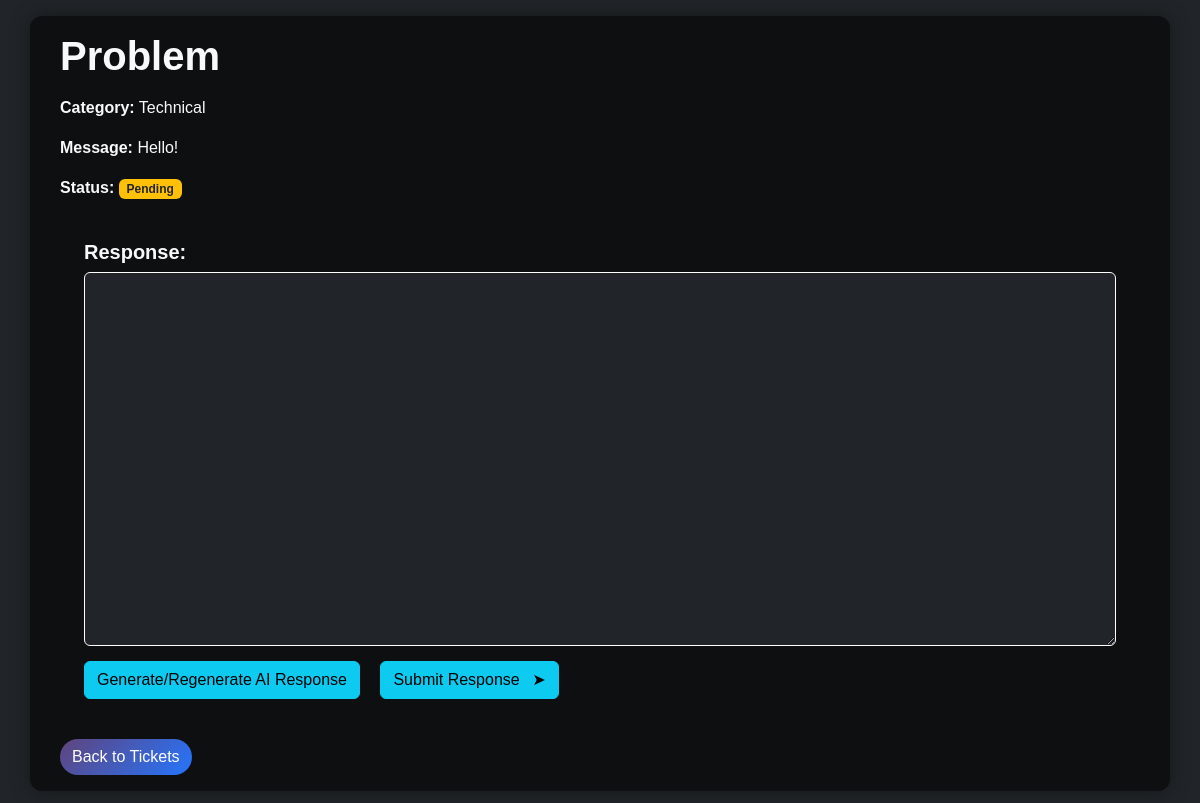
Screenshot of /tickets/tickets/detail/3/ (signed in) with the database file from the repository.
### tickets/models.py (models this page shows, shortened)
class Ticket(models.Model):
    CATEGORY_CHOICES = [
        ('Billing', 'Billing'),
        ('Technical', 'Technical'),
        ('General', 'General'),
    ]
    STATUS_CHOICES = [
        ('Pending', 'Pending'),
        ('Replied', 'Replied'),
    ]
    customer = models.ForeignKey(User, on_delete=models.CASCADE)
    subject = models.CharField(max_length=255)
    message = models.TextField()
    category = models.CharField(max_length=50, choices=CATEGORY_CHOICES, blank=True, null=True)
    status = models.CharField(max_length=20, choices=STATUS_CHOICES, default='Pending')
    created_at = models.DateTimeField(auto_now_add=True)
    response = models.TextField(blank=True, null=True)
    responder = models.ForeignKey(User, on_delete=models.SET_NULL, null=True, blank=True, related_name='responses')
    ai_generated = models.BooleanField(default=False)
    ai_classified = models.BooleanField(default=False)  # new field

### tickets/views.py (the view, shortened to what this page needs)
# urls.py: path('tickets/detail/<int:ticket_id>/', views.ticket_detail, name='ticket_detail'),
@staff_member_required
def ticket_detail(request, ticket_id):
    ticket = Ticket.objects.get(id=ticket_id)
    return render(request, 'tickets/ticket_detail.html', {'ticket': ticket})

### tickets/templates/tickets/ticket_detail.html (shortened to what this page needs)
{% load static %}
<!DOCTYPE html>
<html>
<head>
    <link href="https://cdn.jsdelivr.net/npm/bootstrap@5.3.2/dist/css/bootstrap.min.css" rel="stylesheet">
    <link rel="stylesheet" href="{% static 'css/theme.css' %}">
</head>
<body class="bg-dark text-light">
<div class="container mt-3">
    <h1 class="mb-3 text-gradient">{{ ticket.subject }}</h1>
    <p><strong>Category:</strong> {{ ticket.category }}</p>
    <p><strong>Message:</strong> {{ ticket.message }}</p>
    <p><strong>Status:</strong>
        <span class="badge {% if ticket.status == 'Replied' %}bg-success{% else %}bg-warning text-dark{% endif %}">
            {% if ticket.status == 'Replied' %}
                {% if ticket.ai_generated %}AI Replied{% else %}Manual Replied{% endif %}
            {% else %}
                Pending
            {% endif %}
        </span>
    </p>
    <form id="ai-form" method="POST" class="p-4 rounded shadow-dark bg-dark-gradient">
        <h5>
            {% if ticket.ai_generated %}
                AI Suggested Response:
            {% else %}
                Response:
            {% endif %}
        </h5>
        <textarea id="ai-response-text" name="response_text"
          class="form-control bg-dark text-light border-white" rows="15" style="margin-bottom:15px;">{% if ticket.response %}{{ ticket.response }}{% endif %}</textarea>
        <button type="button" id="generate-ai" class="btn btn-info me-3">Generate/Regenerate AI Response</button>
        <button type="submit" name="submit_response" class="btn btn-info me-3">
            Submit Response <span class="ms-2">&#10148;</span>
        </button>
    </form>
    <a href="{% url 'admin_ticket_list' %}" class="btn btn-secondary mt-3">Back to Tickets</a>
</div>
</body>
</html>

### tickets/static/tickets/theme.css (style rules this page uses)
body { background: linear-gradient(135deg, #1f1c2c, #928dab); color: white; min-height: 100vh; margin: 0; font-family: 'Poppins', sans-serif; }
h1, h2, h3, h4, h5, h6 { font-weight: 600; }
p, span, li, a { font-weight: 400; }
.container { background: rgba(0, 0, 0, 0.6); padding: 50px; border-radius: 50px; box-shadow: 0 8px 20px rgba(0, 0, 0, 0.5); }
.container { background-color: rgba(0, 0, 0, 0.6); padding: 30px; border-radius: 12px; box-shadow: 0 0 20px rgba(0, 0, 0, 0.4); }
body { background: #121212; color: #e0e0e0; }
input.border-white, textarea.border-white { border: 1px solid #ffffff !important; background-color: #1e1e2f; color: #e0e0e0; }
.btn-secondary { background: linear-gradient(135deg, #60447d, #2575fc); color: #fff; border-radius: 50px; border: none; }
.container { padding-top: 1rem; padding-bottom: 1rem; }

### rows the page displays
Ticket: subject "Problem", category "Technical", message "Hello!"
